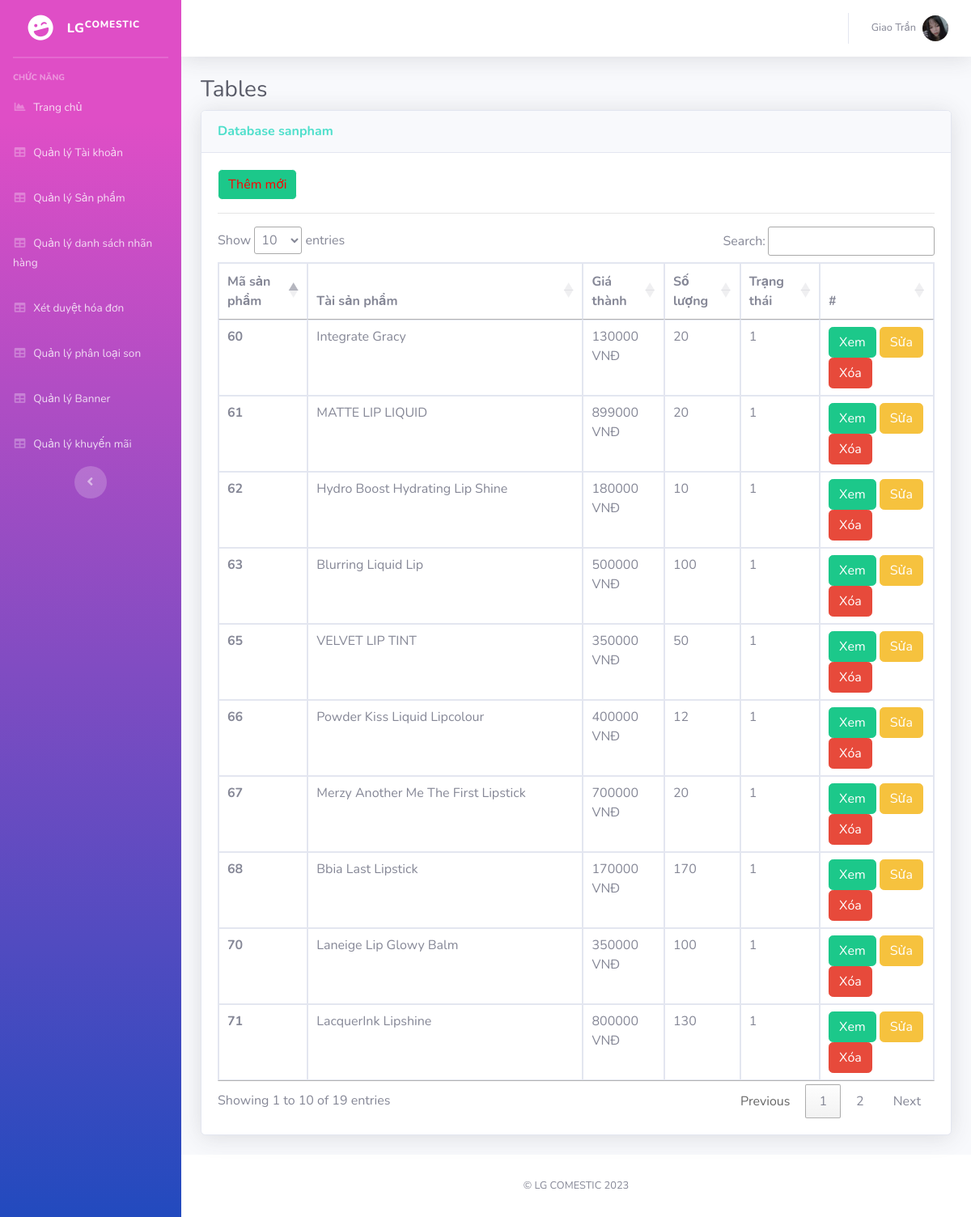
Screenshot of /Admin/index.php?mod=sanpham (signed in) with the database file from the repository.
### tables this page shows
CREATE TABLE `sanpham` (
  `MaSP` int(11) NOT NULL,
  `MaLSP` int(11) NOT NULL,
  `MaDM` int(11) NOT NULL,
  `TenSP` varchar(70) NOT NULL,
  `DonGia` int(11) NOT NULL,
  `SoLuong` int(10) UNSIGNED NOT NULL DEFAULT 1,
  `HinhAnh1` varchar(200) NOT NULL,
  `HinhAnh2` varchar(255) DEFAULT NULL,
  `HinhAnh3` varchar(255) DEFAULT NULL,
  `MaKM` int(11) NOT NULL,
  `SoSao` int(11) NOT NULL,
  `SoDanhGia` int(11) NOT NULL,
  `TrangThai` int(11) NOT NULL,
  `MoTa` text NOT NULL,
  `ThoiGian` datetime DEFAULT NULL
);

### Admin/MVC/controllers/SanphamController.php (called while the page is built, shortened)
<?php
class SanphamController
{
    var $sanpham_model;
    public function __construct()
    {
        $this->sanpham_model = new sanpham();
    }
    public function list()
    {
        $data = $this->sanpham_model->All();
        require_once("MVC/Views/Admin/index.php");
    }
}

### Admin/MVC/Models/connection.php (called while the page is built, shortened)
<?php
    class Connection{
        function __construct()
        {
            $severname ="localhost";
            $username ="root";
            $password ="";
            $db_name ="shopmypham";
            $this->conn = new mysqli($severname,$username,$password,$db_name);
        }
    }
?>

### Admin/MVC/Models/model.php (called while the page is built, shortened)
<?php
require_once("connection.php");
class Model
{
    var $table;
    var $contens;
    function __construct()
    {
        $conn_obj = new Connection();
        $this->conn = $conn_obj->conn;
    }
    function All()
    {
        $query = "select * from $this->table ORDER BY $this->contens DESC ";
        require("result.php");
        return $data;
    }
}

### Admin/MVC/Models/result.php (called while the page is built)
<?php
$result = $this->conn->query($query);
$data = array();
while ($row = $result->fetch_assoc()) {
    $data[] = $row;
}
?>

### Admin/MVC/Views/sanpham/list.php (the view, shortened to what this page needs)
<?php if (isset($_SESSION['isLogin_Admin']) && $_SESSION['isLogin_Admin'] == true) { ?>
<a href="?mod=sanpham&act=add" type="button" class="btn btn-primary">Thêm mới</a>
<?php } ?>
<hr>
<table class="table table-bordered" id="dataTable" width="100%" cellspacing="0">
  <thead>
    <tr>
      <th scope="col">Mã sản phẩm</th>
      <th scope="col">Tài sản phẩm</th>
      <th scope="col">Giá thành</th>
      <th scope="col">Số lượng</th>
      <th scope="col">Trạng thái</th>
      <th>#</th>
    </tr>
  </thead>
  <tbody>
    <?php foreach ($data as $row) { ?>
      <tr>
        <th scope="row"><?= $row['MaSP'] ?></th>
        <td><?= $row['TenSP'] ?></td>
        <td><?= $row['DonGia'] ?> VNĐ</td>
        <td><?= $row['SoLuong'] ?></td>
        <td><?= $row['TrangThai'] ?></td>
        <td>
          <a href="../index.php?act=detail&id=<?= $row['MaSP'] ?>" type="button" class="btn btn-success" target="_blank">Xem</a>
          <?php if (isset($_SESSION['isLogin_Admin']) && $_SESSION['isLogin_Admin'] == true) { ?>
          <a href="?mod=sanpham&act=edit&id=<?= $row['MaSP'] ?>" type="button" class="btn btn-warning">Sửa</a>
          <a href="?mod=sanpham&act=delete&id=<?= $row['MaSP'] ?>" onclick="return confirm('Bạn có thật sự muốn xóa ?');" type="button" class="btn btn-danger">Xóa</a>
          <?php } ?>
        </td>
      </tr>
    <?php } ?>
  </tbody>
</table>

### rows the page displays
sanpham: MaSP "71", TenSP "LacquerInk Lipshine", DonGia "800000", SoLuong "130", TrangThai "1"
sanpham: MaSP "70", TenSP "Laneige Lip Glowy Balm", DonGia "350000", SoLuong "100", TrangThai "1"
sanpham: MaSP "68", TenSP "Bbia Last Lipstick", DonGia "170000", SoLuong "170", TrangThai "1"
sanpham: MaSP "67", TenSP "Merzy Another Me The First Lipstick", DonGia "700000", SoLuong "20", TrangThai "1"
sanpham: MaSP "66", TenSP "Powder Kiss Liquid Lipcolour", DonGia "400000", SoLuong "12", TrangThai "1"
sanpham: MaSP "65", TenSP "VELVET LIP TINT", DonGia "350000", SoLuong "50", TrangThai "1"
sanpham: MaSP "63", TenSP "Blurring Liquid Lip", DonGia "500000", SoLuong "100", TrangThai "1"
sanpham: MaSP "62", TenSP "Hydro Boost Hydrating Lip Shine", DonGia "180000", SoLuong "10", TrangThai "1"
sanpham: MaSP "61", TenSP "MATTE LIP LIQUID", DonGia "899000", SoLuong "20", TrangThai "1"
sanpham: MaSP "60", TenSP "Integrate Gracy", DonGia "130000", SoLuong "20", TrangThai "1"

### other values shown
$_SESSION['login']['TaiKhoan'] "Giao Trần"
$mod "sanpham"
